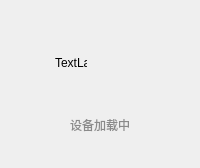
                <widget class="QWidget" name="page_3">
                 <property name="styleSheet">
                  <string notr="true">QWidget#page_3{background-color: rgb(0, 0, 0);}</string>
                 </property>
                 <layout class="QVBoxLayout" name="verticalLayout_3">
                  <item>
                   <spacer name="verticalSpacer_13">
                    <property name="orientation">
                     <enum>Qt::Vertical</enum>
                    </property>
                    <property name="sizeHint" stdset="0">
                     <size>
                      <width>20</width>
                      <height>22</height>
                     </size>
                    </property>
                   </spacer>
                  </item>
                  <item>
                   <layout class="QHBoxLayout" name="horizontalLayout_32">
                    <item>
                     <spacer name="horizontalSpacer_12">
                      <property name="orientation">
                       <enum>Qt::Horizontal</enum>
                      </property>
                      <property name="sizeHint" stdset="0">
                       <size>
                        <width>40</width>
                        <height>20</height>
                       </size>
                      </property>
                     </spacer>
                    </item>
                    <item>
                     <widget class="QLabel" name="label_gif">
                      <property name="minimumSize">
                       <size>
                        <width>32</width>
                        <height>32</height>
                       </size>
                      </property>
                      <property name="maximumSize">
                       <size>
                        <width>32</width>
                        <height>32</height>
                       </size>
                      </property>
                      <property name="styleSheet">
                       <string notr="true"/>
                      </property>
                      <property name="text">
                       <string>TextLabel</string>
                      </property>
                     </widget>
                    </item>
                    <item>
                     <widget class="QLabel" name="label_render_camera_ico">
                      <property name="minimumSize">
                       <size>
                        <width>52</width>
                        <height>60</height>
                       </size>
                      </property>
                      <property name="maximumSize">
                       <size>
                        <width>56</width>
                        <height>60</height>
                       </size>
                      </property>
                      <property name="styleSheet">
                       <string notr="true">border-image: url(:/check/images/device_check/camera.png);


</string>
                      </property>
                      <property name="text">
                       <string/>
                      </property>
                     </widget>
                    </item>
                    <item>
                     <spacer name="horizontalSpacer_20">
                      <property name="orientation">
                       <enum>Qt::Horizontal</enum>
                      </property>
                      <property name="sizeHint" stdset="0">
                       <size>
                        <width>40</width>
                        <height>20</height>
                       </size>
                      </property>
                     </spacer>
                    </item>
                   </layout>
                  </item>
                  <item>
                   <spacer name="verticalSpacer_16">
                    <property name="orientation">
                     <enum>Qt::Vertical</enum>
                    </property>
                    <property name="sizeType">
                     <enum>QSizePolicy::Fixed</enum>
                    </property>
                    <property name="sizeHint" stdset="0">
                     <size>
                      <width>20</width>
                      <height>16</height>
                     </size>
                    </property>
                   </spacer>
                  </item>
                  <item>
                   <layout class="QHBoxLayout" name="horizontalLayout_35">
                    <item>
                     <spacer name="horizontalSpacer_32">
                      <property name="orientation">
                       <enum>Qt::Horizontal</enum>
                      </property>
                      <property name="sizeHint" stdset="0">
                       <size>
                        <width>40</width>
                        <height>20</height>
                       </size>
                      </property>
                     </spacer>
                    </item>
                    <item>
                     <widget class="QLabel" name="label_CameraOpenState">
                      <property name="styleSheet">
                       <string notr="true">color: rgb(138, 138, 138);</string>
                      </property>
                      <property name="text">
                       <string>设备加载中</string>
                      </property>
                     </widget>
                    </item>
                    <item>
                     <spacer name="horizontalSpacer_40">
                      <property name="orientation">
                       <enum>Qt::Horizontal</enum>
                      </property>
                      <property name="sizeHint" stdset="0">
                       <size>
                        <width>40</width>
                        <height>20</height>
                       </size>
                      </property>
                     </spacer>
                    </item>
                   </layout>
                  </item>
                  <item>
                   <spacer name="verticalSpacer_15">
                    <property name="orientation">
                     <enum>Qt::Vertical</enum>
                    </property>
                    <property name="sizeHint" stdset="0">
                     <size>
                      <width>20</width>
                      <height>22</height>
                     </size>
                    </property>
                   </spacer>
                  </item>
                 </layout>
                </widget>
